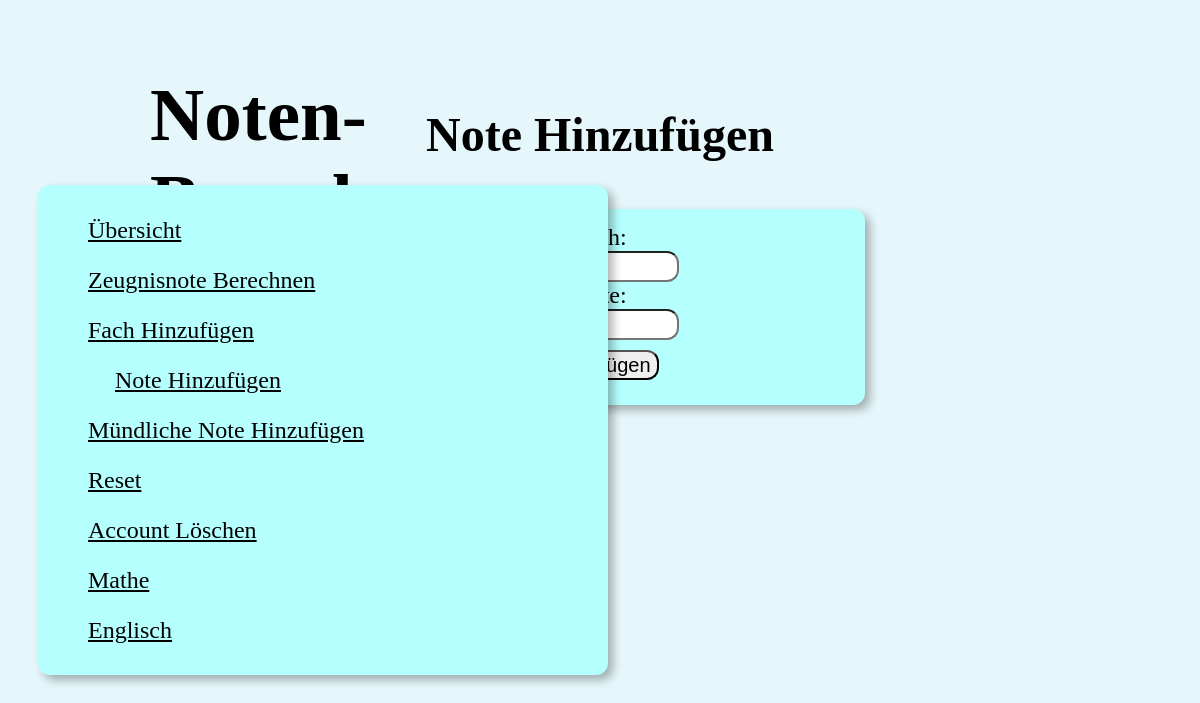
The app's page /note_hinzufügen (signed in), older data.
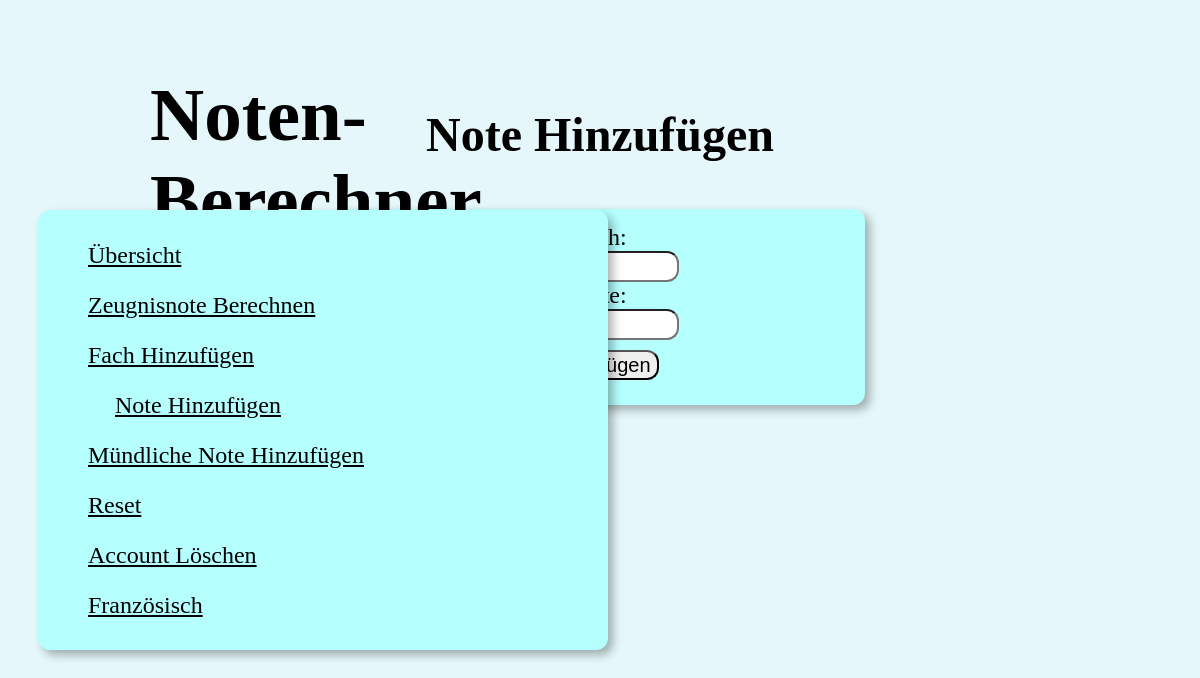
The same page, newer data.
### main.py (models this page shows)
class Fach(db.Model):
    id = db.Column(db.Integer, primary_key=True)
    name = db.Column(db.String(80), nullable=False)
    noten = db.relationship('Note', backref = 'fach', lazy = 'dynamic')
    muendliche_noten = db.relationship('Muendliche_Note', backref = 'fach', lazy = 'dynamic')
    user_id = db.Column(db.Integer, db.ForeignKey('user.id'), nullable=False)

### main.py (the view, shortened to what this page needs)
@app.route('/note_hinzufügen', methods=['POST', 'GET'])
def noten_hinzufügen():
    subjects = Fach.query.filter_by(user_id=current_id).all()
    return render_template('note_hinzufügen.html', note_hinzufügen=True, subjects=subjects)

### templates/note_hinzufügen.html (shortened to what this page needs)
{% extends "base.html" %}
{% block title %}Note Hinzufügen{% endblock %}
{% block subject_links %}{{ super() }}{% endblock %}
{% block content %}
<div class="content">
    <form method="post">
        <label for="subject">Fach:</label><br>
        <input class="input" type="text" id="subject" name="subject" required><br>
        <label for="grade">Note:</label><br>
        <input class="input" type="number" id="grade" name="grade" min="1" max="6" step="0.25" required><br>
    </form>
</div>
{% endblock %}

### templates/base.html (shortened to what this page needs)
<!DOCTYPE html>
<html lang="de">
<head>
    <link rel="stylesheet" href="{{ url_for('static', filename='style.css') }}">
</head>
<body>
    <h1 class="ultimate-heading">Noten-Berechner</h1>
    <h1>{% block title %}{% endblock %}</h1>
    <div class="links-div">
        <a class="link {{ signedin }}" href="/signedin">Übersicht</a><br>
        <a class="link {{ zeugnisnote }}" href="/zeugnisnote">Zeugnisnote Berechnen</a><br>
        <a class="link {{ fach_hinzufügen }}" href="/fach_hinzufügen">Fach Hinzufügen</a><br>
        <a class="link {{ note_hinzufügen }}" href="note_hinzufügen">Note Hinzufügen</a><br>
        <a class="link {{ muendliche_note_hinzufügen }}" href="/muendliche_note_hinzufügen">Mündliche Note Hinzufügen</a><br>
        <a class="link {{ reset }}" href="/reset">Reset</a><br>
        <a class="link {{ delete }}" href="/delete">Account Löschen</a><br>
        {% block subject_links %}
        {% for subject2 in subjects %}
        {% if subject2 != subject %}
        <a class="link" href="/fach_uebersicht/{{ subject2.name }}">{{ subject2.name }}</a><br>
        {% else %}
        <a class="link active" href="/fach_uebersicht/{{ subject2.name }}">{{ subject2.name }}</a><br>
        {% endif %}
        {% endfor %}
        {% endblock %}
    </div>
    {% block content %}
    {% endblock %}
</body>
</html>

Row changes from the older to the newer data that the page shows:
removed Fach: name "Englisch"
changed Fach: name "Mathe" → "Französisch"
